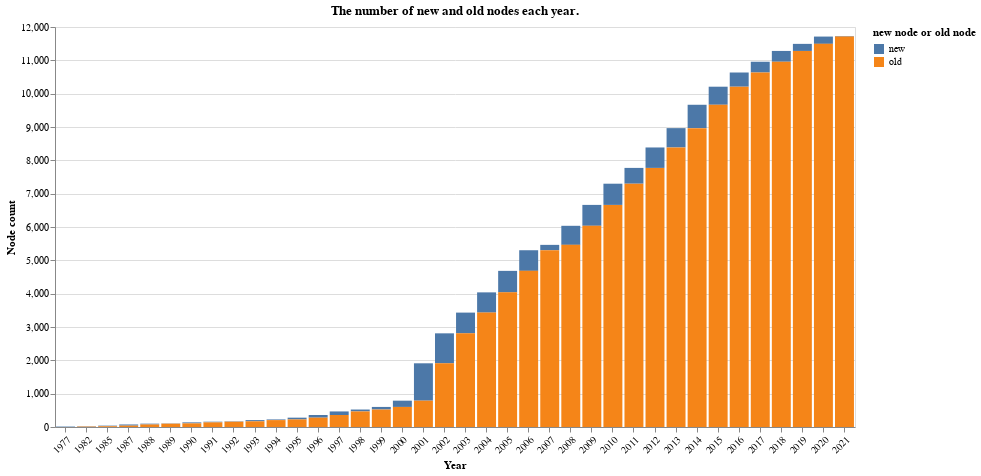

Notebook code cell kept with this figure:
### Code cell
# accumualted nodes each year
alt.Chart(v_df).mark_bar().encode(
    alt.X("year:N",axis=alt.Axis(title="Year",labelAngle=-45)),
    alt.Y("node_count:Q",title="Node count"),
    alt.Color("new_or_old:N",title="new node or old node",),
    tooltip=['year',"node_count","new_or_old"]
).properties(
    title='The number of new and old nodes each year.',
    width=800,
    height=400
)

### Figure 1 — Vega-Lite specification as saved in the notebook (floating-point values rounded to 4 significant figures)
{"config": {"view": {"continuousWidth": 400, "continuousHeight": 300}}, "data": {"name": "data-dee5316c4635da65b31534aff69d3720"}, "mark": "bar", "encoding": {"color": {"field": "new_or_old", "title": "new node or old node", "type": "nominal"}, "tooltip": [{"field": "year", "type": "quantitative"}, {"field": "node_count", "type": "quantitative"}, {"field": "new_or_old", "type": "nominal"}], "x": {"axis": {"labelAngle": -45, "title": "Year"}, "field": "year", "type": "nominal"}, "y": {"field": "node_count", "title": "Node count", "type": "quantitative"}}, "height": 400, "title": "The number of new and old nodes each year.", "width": 800, "$schema": "https://vega.github.io/schema/vega-lite/v4.17.0.json", "datasets": {"data-dee5316c4635da65b31534aff69d3720": [{"year": 1977, "node_count": 13, "new_or_old": "new"}, {"year": 1982, "node_count": 10, "new_or_old": "new"}, {"year": 1985, "node_count": 18, "new_or_old": "new"}, {"year": 1987, "node_count": 35, "new_or_old": "new"}, {"year": 1988, "node_count": 24, "new_or_old": "new"}, {"year": 1989, "node_count": 9, "new_or_old": "new"}, {"year": 1990, "node_count": 30, "new_or_old": "new"}, {"year": 1991, "node_count": 20, "new_or_old": "new"}, {"year": 1992, "node_count": 12, "new_or_old": "new"}, {"year": 1993, "node_count": 36, "new_or_old": "new"}, {"year": 1994, "node_count": 20, "new_or_old": "new"}, {"year": 1995, "node_count": 53, "new_or_old": "new"}, {"year": 1996, "node_count": 80, "new_or_old": "new"}, {"year": 1997, "node_count": 107, "new_or_old": "new"}, {"year": 1998, "node_count": 57, "new_or_old": "new"}, {"year": 1999, "node_count": 78, "new_or_old": "new"}, {"year": 2000, "node_count": 188, "new_or_old": "new"}, {"year": 2001, "node_count": 1121, "new_or_old": "new"}, {"year": 2002, "node_count": 899, "new_or_old": "new"}, {"year": 2003, "node_count": 622, "new_or_old": "new"}, {"year": 2004, "node_count": 607, "new_or_old": "new"}, {"year": 2005, "node_count": 645, "new_or_old": "new"}, {"year": 2006, "node_count": 619, "new_or_old": "new"}, {"year": 2007, "node_count": 161, "new_or_old": "new"}, {"year": 2008, "node_count": 572, "new_or_old": "new"}, {"year": 2009, "node_count": 627, "new_or_old": "new"}, {"year": 2010, "node_count": 636, "new_or_old": "new"}, {"year": 2011, "node_count": 474, "new_or_old": "new"}, {"year": 2012, "node_count": 613, "new_or_old": "new"}, {"year": 2013, "node_count": 580, "new_or_old": "new"}, {"year": 2014, "node_count": 701, "new_or_old": "new"}, {"year": 2015, "node_count": 542, "new_or_old": "new"}, {"year": 2016, "node_count": 426, "new_or_old": "new"}, {"year": 2017, "node_count": 323, "new_or_old": "new"}, {"year": 2018, "node_count": 324, "new_or_old": "new"}, {"year": 2019, "node_count": 212, "new_or_old": "new"}, {"year": 2020, "node_count": 219, "new_or_old": "new"}, {"year": 2021, "node_count": 17, "new_or_old": "new"}, {"year": 1977, "node_count": 0, "new_or_old": "old"}, {"year": 1982, "node_count": 13, "new_or_old": "old"}, {"year": 1985, "node_count": 23, "new_or_old": "old"}, {"year": 1987, "node_count": 41, "new_or_old": "old"}, {"year": 1988, "node_count": 76, "new_or_old": "old"}, {"year": 1989, "node_count": 100, "new_or_old": "old"}, {"year": 1990, "node_count": 109, "new_or_old": "old"}, {"year": 1991, "node_count": 139, "new_or_old": "old"}, {"year": 1992, "node_count": 159, "new_or_old": "old"}, {"year": 1993, "node_count": 171, "new_or_old": "old"}, {"year": 1994, "node_count": 207, "new_or_old": "old"}, {"year": 1995, "node_count": 227, "new_or_old": "old"}, {"year": 1996, "node_count": 280, "new_or_old": "old"}, {"year": 1997, "node_count": 360, "new_or_old": "old"}, {"year": 1998, "node_count": 467, "new_or_old": "old"}, {"year": 1999, "node_count": 524, "new_or_old": "old"}, {"year": 2000, "node_count": 602, "new_or_old": "old"}, {"year": 2001, "node_count": 790, "new_or_old": "old"}, {"year": 2002, "node_count": 1911, "new_or_old": "old"}, {"year": 2003, "node_count": 2810, "new_or_old": "old"}, {"year": 2004, "node_count": 3432, "new_or_old": "old"}, {"year": 2005, "node_count": 4039, "new_or_old": "old"}, {"year": 2006, "node_count": 4684, "new_or_old": "old"}, {"year": 2007, "node_count": 5303, "new_or_old": "old"}, {"year": 2008, "node_count": 5464, "new_or_old": "old"}, {"year": 2009, "node_count": 6036, "new_or_old": "old"}, {"year": 2010, "node_count": 6663, "new_or_old": "old"}, {"year": 2011, "node_count": 7299, "new_or_old": "old"}, {"year": 2012, "node_count": 7773, "new_or_old": "old"}, {"year": 2013, "node_count": 8386, "new_or_old": "old"}, {"year": 2014, "node_count": 8966, "new_or_old": "old"}, {"year": 2015, "node_count": 9667, "new_or_old": "old"}, {"year": 2016, "node_count": 10209, "new_or_old": "old"}, {"year": 2017, "node_count": 10635, "new_or_old": "old"}, {"year": 2018, "node_count": 10958, "new_or_old": "old"}, {"year": 2019, "node_count": 11282, "new_or_old": "old"}, {"year": 2020, "node_count": 11494, "new_or_old": "old"}, {"year": 2021, "node_count": 11713, "new_or_old": "old"}]}}
